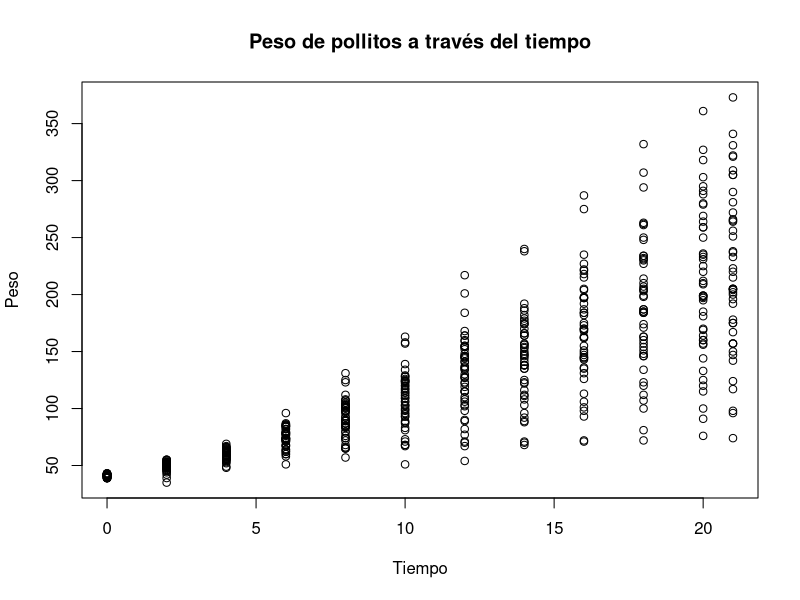

This figure's R source:
## ---- chunk 1
data("ChickWeight")
ChickWeight
head(ChickWeight)
peso_promedio <- aggregate(
  weight ~ Diet, # En la parte de weight se quiere ver la dieta
  data = ChickWeight, 
  FUN = mean # Función a utilizar
)
peso_promedio
## ---- chunk 2
plot(
  ChickWeight$Time, 
  ChickWeight$weight,  
  xlab = "Tiempo", 
  ylab = "Peso", 
  main = "Peso de pollitos a través del tiempo"
)
